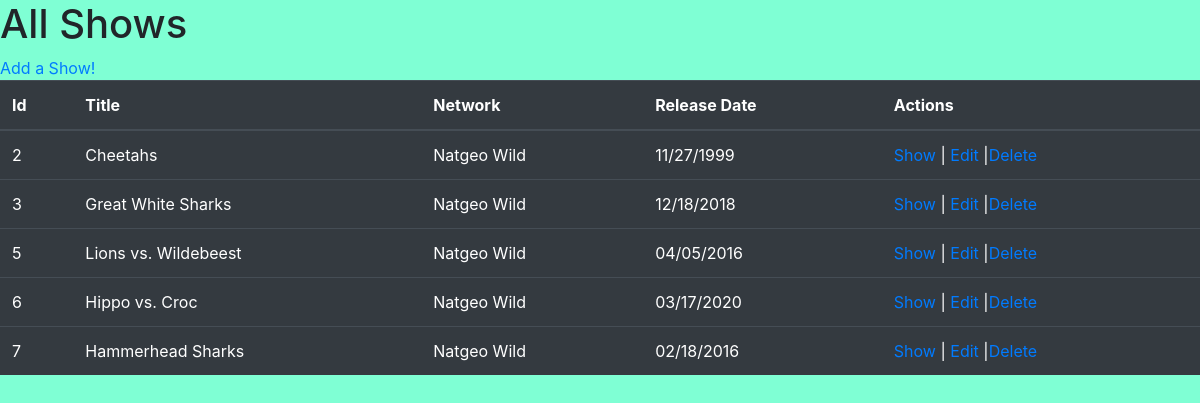
Page /shows/ on the committed database.
### shows/models.py (models this page shows)
class Show(models.Model):
    title=models.CharField(max_length=255)
    network=models.CharField(max_length=45)
    release_date=models.DateTimeField()
    description=models.CharField(max_length=255)
    created_at=models.DateTimeField(auto_now_add=True)
    updated_at=models.DateTimeField(auto_now=True)
    objects = ShowManager()

### shows/views.py (the view)
# urls.py: path('shows/', views.index),
def index(request):
    context = {
        'shows': Show.objects.all()
    }
    return render(request, 'shows.html', context)

### shows/templates/shows.html (shortened to what this page needs)
<!DOCTYPE html>
<html lang="en">
<head>
    <link href="https://stackpath.bootstrapcdn.com/bootstrap/4.5.0/css/bootstrap.min.css" rel="stylesheet">
    {% load static %}
    <link rel="stylesheet" href="{%static 'css/style.css'%}">
</head>
<body>
    <h1>All Shows</h1>
    <table class="table table-dark">
        <thead>
            <tr>
                <th>Id</th>
                <th>Title</th>
                <th>Network</th>
                <th>Release Date</th>
                <th>Actions</th>
            </tr>
        </thead>
        <tbody>
            {% for show in shows %}
                <tr>
                    <td>{{show.id}}</td>
                    <td>{{show.title}}</td>
                    <td>{{show.network}}</td>
                    <td>{{show.release_date|date:"SHORT_DATE_FORMAT"}}</td>
                    <td><a href="/shows/{{show.id}}">Show</a> | <a href="/shows/{{show.id}}/edit">Edit</a> |<a href="/shows/{{show.id}}/delete">Delete</a> </td>
                </tr>
        {% endfor %}
        </tbody>
        <a href="/shows/new"> Add a Show!</a>
    </table>
</body>
</html>

### shows/static/css/style.css (style rules this page uses)
body { background-color:aquamarine; }

### rows in the picture
Show: id "2", title "Cheetahs", network "Natgeo Wild", release_date "11/27/1999"
Show: id "3", title "Great White Sharks", network "Natgeo Wild", release_date "12/18/2018"
Show: id "5", title "Lions vs. Wildebeest", network "Natgeo Wild", release_date "04/05/2016"
Show: id "6", title "Hippo vs. Croc", network "Natgeo Wild", release_date "03/17/2020"
Show: id "7", title "Hammerhead Sharks", network "Natgeo Wild", release_date "02/18/2016"
